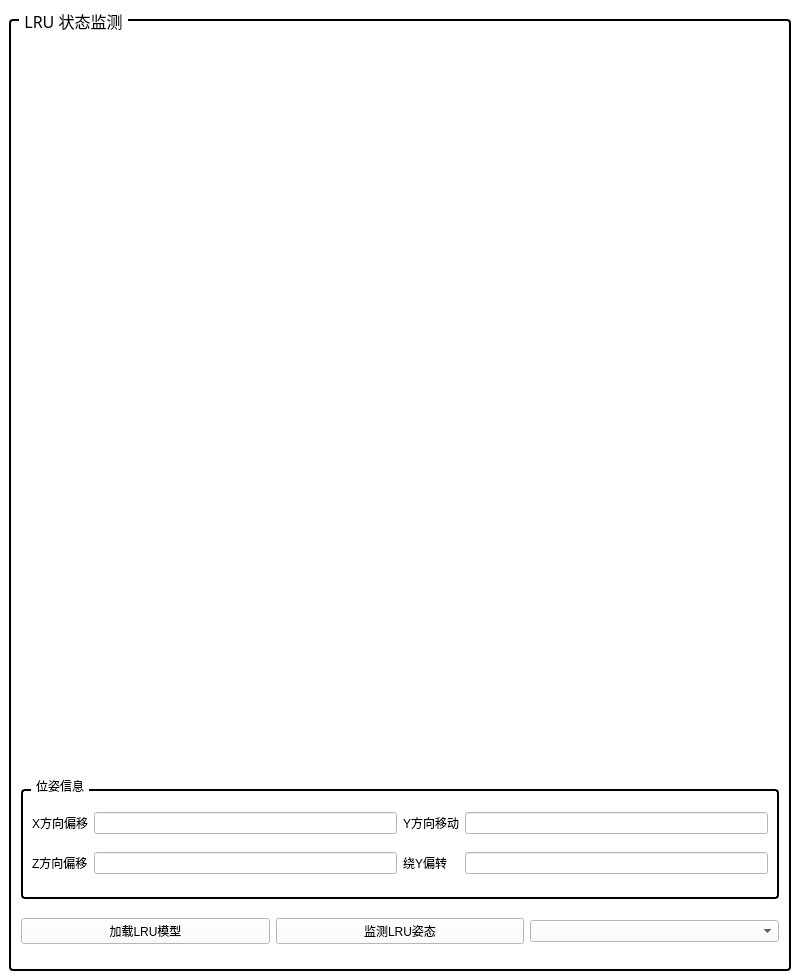
<?xml version="1.0" encoding="UTF-8"?>
<ui version="4.0">
 <class>lrumonitor</class>
 <widget class="QMainWindow" name="lrumonitor">
  <property name="geometry">
   <rect>
    <x>0</x>
    <y>0</y>
    <width>800</width>
    <height>980</height>
   </rect>
  </property>
  <property name="sizePolicy">
   <sizepolicy hsizetype="Maximum" vsizetype="Preferred">
    <horstretch>0</horstretch>
    <verstretch>0</verstretch>
   </sizepolicy>
  </property>
  <property name="maximumSize">
   <size>
    <width>800</width>
    <height>16777215</height>
   </size>
  </property>
  <property name="windowTitle">
   <string>LRU姿态监测</string>
  </property>
  <property name="styleSheet">
   <string notr="true">Background:white;
</string>
  </property>
  <widget class="QWidget" name="centralwidget">
   <layout class="QGridLayout" name="gridLayout">
    <item row="0" column="0">
     <widget class="QGroupBox" name="groupBox_6">
      <property name="sizePolicy">
       <sizepolicy hsizetype="Maximum" vsizetype="Preferred">
        <horstretch>10</horstretch>
        <verstretch>0</verstretch>
       </sizepolicy>
      </property>
      <property name="minimumSize">
       <size>
        <width>150</width>
        <height>0</height>
       </size>
      </property>
      <property name="maximumSize">
       <size>
        <width>800</width>
        <height>16777215</height>
       </size>
      </property>
      <property name="font">
       <font>
        <family>等线</family>
        <pointsize>12</pointsize>
       </font>
      </property>
      <property name="styleSheet">
       <string notr="true">QGroupBox {
    border: 2px solid #000000; /* 2px宽的黑色边框，可根据需要调整粗细和颜色 */
    border-radius: 4px; /* 可选：添加边框圆角 */
    margin-top: 10px; /* 为标题留出空间 */
}
QGroupBox::title {
    subcontrol-origin: margin;
    subcontrol-position: top left; /* 标题位置 */
    left: 10px; /* 标题左侧间距 */
    padding: 0 3px 0 3px; /* 标题文字周围留白 */
}</string>
      </property>
      <property name="title">
       <string>LRU 状态监测</string>
      </property>
      <layout class="QGridLayout" name="gridLayout_28">
       <item row="2" column="2">
        <widget class="QComboBox" name="comboBox_STLFiles"/>
       </item>
       <item row="2" column="0">
        <widget class="QPushButton" name="btn_LoadLRU">
         <property name="text">
          <string>加载LRU模型</string>
         </property>
        </widget>
       </item>
       <item row="0" column="0" colspan="3">
        <widget class="QWidget" name="robot3D_virtual" native="true">
         <property name="sizePolicy">
          <sizepolicy hsizetype="Preferred" vsizetype="Maximum">
           <horstretch>4</horstretch>
           <verstretch>3</verstretch>
          </sizepolicy>
         </property>
         <property name="maximumSize">
          <size>
           <width>16777215</width>
           <height>700</height>
          </size>
         </property>
        </widget>
       </item>
       <item row="2" column="1">
        <widget class="QPushButton" name="btn_MonitorStart">
         <property name="text">
          <string>监测LRU姿态</string>
         </property>
        </widget>
       </item>
       <item row="1" column="0" colspan="3">
        <widget class="QGroupBox" name="groupBox_7">
         <property name="sizePolicy">
          <sizepolicy hsizetype="Preferred" vsizetype="Maximum">
           <horstretch>4</horstretch>
           <verstretch>1</verstretch>
          </sizepolicy>
         </property>
         <property name="minimumSize">
          <size>
           <width>0</width>
           <height>120</height>
          </size>
         </property>
         <property name="styleSheet">
          <string notr="true">QGroupBox {
    border: 2px solid #000000; /* 2px宽的黑色边框，可根据需要调整粗细和颜色 */
    border-radius: 4px; /* 可选：添加边框圆角 */
    margin-top: 10px; /* 为标题留出空间 */
}
QGroupBox::title {
    subcontrol-origin: margin;
    subcontrol-position: top left; /* 标题位置 */
    left: 10px; /* 标题左侧间距 */
    padding: 0 3px 0 3px; /* 标题文字周围留白 */
}</string>
         </property>
         <property name="title">
          <string>位姿信息</string>
         </property>
         <layout class="QGridLayout" name="gridLayout_6">
          <item row="0" column="0">
           <widget class="QLabel" name="label_15">
            <property name="text">
             <string>X方向偏移</string>
            </property>
           </widget>
          </item>
          <item row="0" column="1">
           <widget class="QLineEdit" name="lineEdit_LRUMoveX"/>
          </item>
          <item row="0" column="2">
           <widget class="QLabel" name="label_58">
            <property name="text">
             <string>Y方向移动</string>
            </property>
           </widget>
          </item>
          <item row="0" column="3">
           <widget class="QLineEdit" name="lineEdit_LRUMoveY"/>
          </item>
          <item row="1" column="0">
           <widget class="QLabel" name="label_35">
            <property name="text">
             <string>Z方向偏移</string>
            </property>
           </widget>
          </item>
          <item row="1" column="1">
           <widget class="QLineEdit" name="lineEdit_LRUMoveZ"/>
          </item>
          <item row="1" column="2">
           <widget class="QLabel" name="label_59">
            <property name="text">
             <string>绕Y偏转</string>
            </property>
           </widget>
          </item>
          <item row="1" column="3">
           <widget class="QLineEdit" name="lineEdit_LRURotY"/>
          </item>
         </layout>
        </widget>
       </item>
      </layout>
     </widget>
    </item>
   </layout>
  </widget>
 </widget>
 <resources/>
 <connections/>
</ui>
